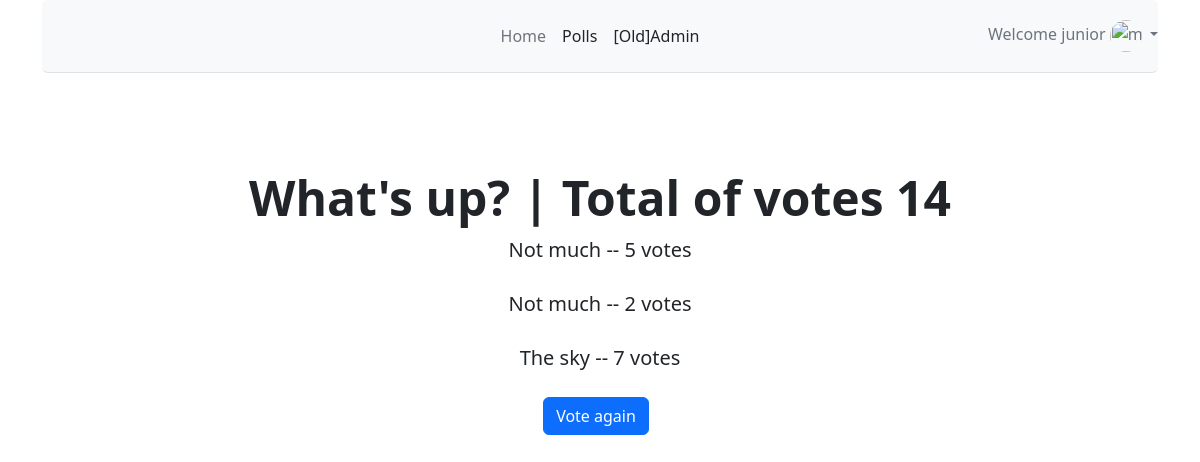
The app's page /polls/1/results/ (signed in) with its own data.
### polls/models.py (models this page shows, shortened)
class Question(models.Model):
    question_text = models.CharField(max_length=200)
    pub_date = models.DateTimeField('date published')
    def total_votes(self):
        return self.choice_set.aggregate(Sum('votes'))['votes__sum']

class Choice(models.Model):
    question = models.ForeignKey(Question, on_delete=models.CASCADE)
    choice_text = models.CharField(max_length=200)
    votes = models.IntegerField(default=0)

### polls/views.py (the view)
# urls.py: path('<int:question_id>/results/', views.results, name='results'),
def results(request, question_id):
    question = get_object_or_404(Question, pk=question_id)
    return render(request, 'polls/results.html', {'question': question})

### templates/polls/results.html (shortened to what this page needs)
{% extends 'base.html' %}
{% block content %}
    <div class="px-4 py-5 my-5 text-center">
    <h1 class="display-5 fw-bold">{{ question.question_text }} | Total of votes {{ question.total_votes }}</h1>
    <div class="col-lg-6 mx-auto">
{% for choice in question.choice_set.all %}
    <p class="lead mb-4">{{ choice.choice_text }} -- {{ choice.votes }} vote{{ choice.votes|pluralize }}</p>
{% endfor %}
        <a href="{% url 'polls:detail' question.id %}" class="btn btn-primary me-2">Vote again</a>
    </div>
    </div>
{% endblock %}

### templates/base.html (shortened to what this page needs)
<html lang="en"><head>
    <link href="https://cdn.jsdelivr.net/npm/bootstrap@5.2.2/dist/css/bootstrap.min.css" rel="stylesheet">
  </head>
  <body>
<main>
  <div class="container">
    <header class="d-flex flex-wrap align-items-center justify-content-center justify-content-md-between py-3 mb-4 border-bottom bg-light rounded">
      <a href="/" class="d-flex align-items-center col-md-3 mb-2 mb-md-0 text-dark text-decoration-none">
        <svg class="bi me-2" width="40" height="32" role="img" aria-label="Bootstrap"><use xlink:href="#bootstrap"></use></svg>
      </a>
      <ul class="nav col-12 col-md-auto mb-2 justify-content-center mb-md-0">
            <li><a href="/" class="nav-link px-2 link-secondary">Home</a></li>
            {% if user.is_authenticated %}
              <li><a href="/polls" class="nav-link px-2 link-dark">Polls</a></li>
              <li><a href="/admin" class="nav-link px-2 link-dark">[Old]Admin</a></li>
          {% else %}
            <li><a role="link" aria-disabled="true" class="nav-link px-2 link-dark">Polls</a></li>
          {% endif %}
      </ul>
      <div class="col-md-3 text-end">
          {% if user.is_authenticated %}
              <div class="dropdown text-end">
                <a href="#" class="d-block link-dark text-decoration-none dropdown-toggle text-muted" data-bs-toggle="dropdown" aria-expanded="false">
                  Welcome {{ user.username }}
                  <img src="https://github.com/mdo.png" alt="mdo" width="32" height="32" class="rounded-circle">
                </a>
              </div>
          {% else %}
              <a href="{% url 'login' %}" class="btn btn-outline-primary me-2">Log In</a>
              <a href="/accounts/signup/" class="btn btn-primary me-2">Sign-up</a>
          {% endif %}
      </div>
    </header>
  </div>
     {% block content %}
    {% endblock %}
</main>
</body></html>

### records on screen
Question: question_text "What's up?", total_votes "14"
Choice: choice_text "Not much", votes "5"
Choice: choice_text "Not much", votes "2"
Choice: choice_text "The sky", votes "7"

### other values on screen
{{ user.username }} "junior"
